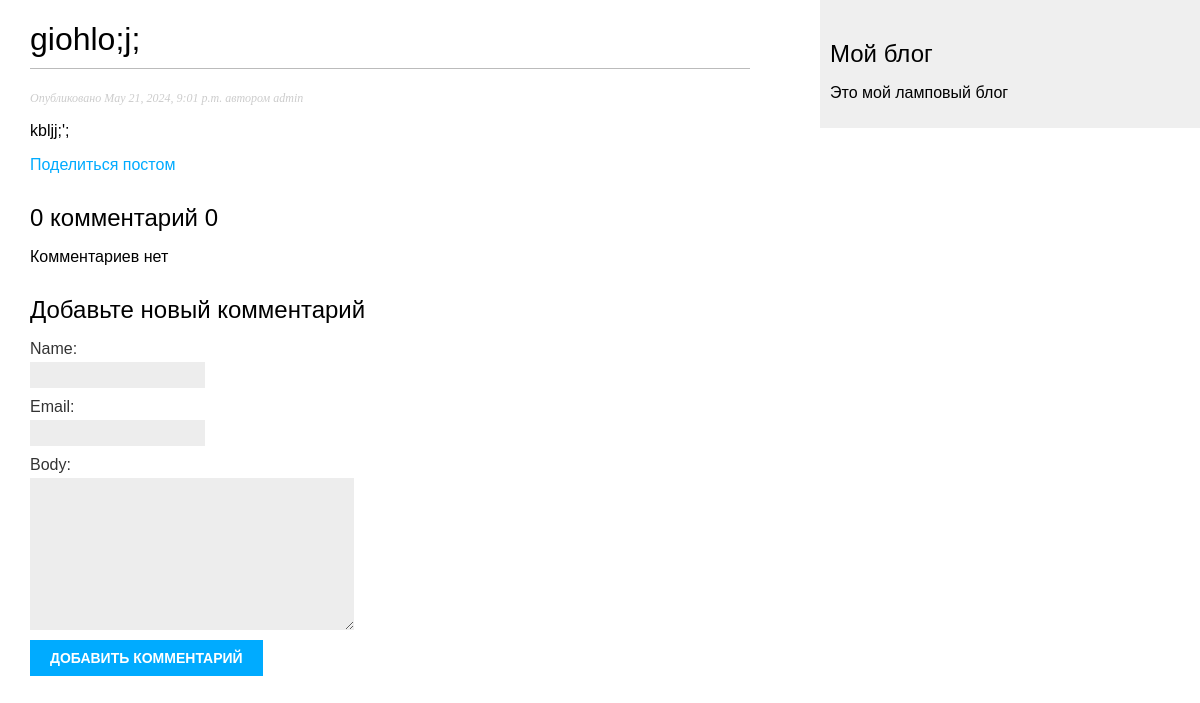
Page /blog/5/ on the earlier database version.
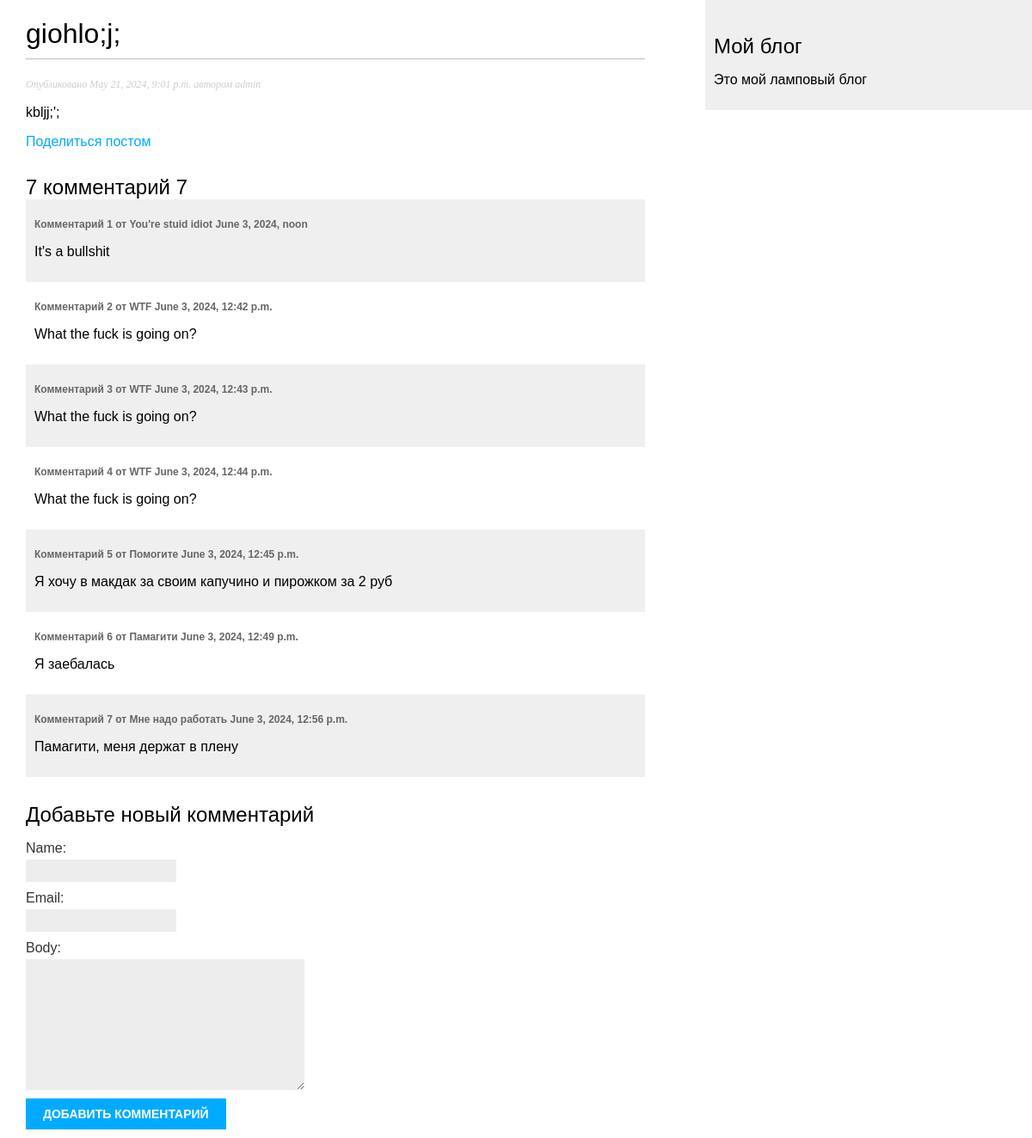
Same page on the later database version.
### blog/models.py (models this page shows, shortened)
class Post(models.Model):
    class Status(models.TextChoices):
        DRAFT = 'DF', 'Draft'
        PUBLISHED = 'PB', 'Published'
    title = models.CharField(max_length=200)
    slug = models.SlugField(max_length=200)
    author = models.ForeignKey(User,
                               on_delete=models.CASCADE,
                               related_name='blog_posts')
    body = models.TextField()
    publish = models.DateTimeField(default=timezone.now)
    created = models.DateTimeField(auto_now_add=True)
    updated = models.DateTimeField(auto_now=True)
    status = models.CharField(max_length=2, choices=Status.choices, default=Status.DRAFT)
    objects = models.Manager()
    published = PublishedManager()
    class Meta:
        ordering = ['-publish']
        indexes = [
            models.Index(fields=['-publish'])
        ]

class Comment(models.Model):
    post = models.ForeignKey(Post, on_delete=models.CASCADE, related_name='comments')
    name = models.CharField(max_length=80)
    email = models.EmailField()
    body = models.TextField()
    created =models.DateTimeField(auto_now_add=True)
    updated = models.DateTimeField(auto_now=True)
    active = models.BooleanField(default=False)
    class Meta:
        ordering = ['created']
        indexes = [models.Index(fields=['created']),]

### blog/views.py (the view)
# urls.py: path('<int:id>/',views.post_detail, name='post_detail'),
def post_detail(request, id):
    try:
        post = Post.published.get(id = id)
        comments = post.comments.filter(active=True)
        form=CommentForm()
    except Post.DoesNotExist:
        raise Http404("No Post found")
    return render (request,
                   'blog/post/detail.html',
                  {'post': post,
                   'comments':comments,
                   'form':form})

### blog/forms.py
class CommentForm(forms.ModelForm):
    class Meta:
        model = Comment
        fields = ['name','email','body']

### blog/models.py (called while the page is built)
    def get_queryset(self):
        return super().get_queryset().filter(status = Post.Status.PUBLISHED)

### blog/templates/blog/post/detail.html (shortened to what this page needs)
{% extends "blog/base.html" %}
{% block content %}
<h1>{{ post.title }} </h1>
<p class = "date">
    Опубликовано {{post.publish}} автором {{post.author}}
</p>
{{post.body|linebreaks}}
<p>
    <a href="{% url "blog:post_share" post.id %}"> Поделиться постом</a>
</p>
{% with comments.count as total_comments %}
<h2>{{total_comments}} комментарий {{total_comments}}</h2>
{% endwith%}
{% for comment in comments %}
<div class="comment">
    <p class = "info">
        Комментарий {{forloop.counter}} от {{comment.name}}
        {{comment.created}}
    </p>
    {{comment.body|linebreaks}}
</div>
{% empty %}
<p> Комментариев нет </p>
{%endfor %}
{% include "blog/post/includes/comment_form.html" %}
{% endblock %}

### blog/templates/blog/base.html (shortened to what this page needs)
{% load static %}
<!DOCTYPE html>
<html>
    <head>
        <link href="{% static "css/blog.css" %}" rel ="stylesheet">
    </head>
<body>
    <div id="content">
        {% block content %}
        {% endblock %}
    </div>
    <div id = "sidebar">
        <h2>Мой блог</h2>
        <p>Это мой ламповый блог</p>
    </div>
</body>
</html>

### blog/templates/blog/post/includes/comment_form.html (shortened to what this page needs)
<h2>Добавьте новый комментарий</h2>
<form action="{% url "blog:post_comment" post.id %}" method = "post">
    {{form.as_p}}
    <p><input type="submit" value="Добавить комментарий"></p>
</form>

### blog/static/css/blog.css (style rules this page uses)
body { margin:0; padding:0; font-family:helvetica, sans-serif; }
a { color:#00abff; text-decoration:none; }
h1 { font-weight:normal; border-bottom:1px solid #bbb; padding:0 0 10px 0; }
h2 { font-weight:normal; margin:30px 0 0; }
#content { float:left; width:60%; padding:0 0 0 30px; }
#sidebar { float:right; width:30%; padding:10px; background:#efefef; height:100%; }
p.date { color:#ccc; font-family: georgia, serif; font-size: 12px; font-style: italic; }
label { float:left; clear:both; color:#333; margin-bottom:4px; }
input, textarea { clear:both; float:left; margin:0 0 10px; background:#ededed; border:0; padding:6px 10px; font-size:12px; }
input[type=submit] { font-weight:bold; background:#00abff; color:#fff; padding:10px 20px; font-size:14px; text-transform:uppercase; }
.comment { padding:10px; }
.comment:nth-child(even) { background:#efefef; }
.comment .info { font-weight:bold; font-size:12px; color:#666; }

Differences in the rows shown:
added Comment: name "You're stuid idiot", created "June 3, 2024, noon", body "It's a bullshit"
added Comment: name "WTF", created "June 3, 2024, 12:42 p.m.", body "What the fuck is going on?"
added Comment: name "WTF", created "June 3, 2024, 12:43 p.m.", body "What the fuck is going on?"
added Comment: name "WTF", created "June 3, 2024, 12:44 p.m.", body "What the fuck is going on?"
added Comment: name "Помогите", created "June 3, 2024, 12:45 p.m.", body "Я хочу в макдак за своим капучино и пирожком за 2 руб"
added Comment: name "Памагити", created "June 3, 2024, 12:49 p.m.", body "Я заебалась"
added Comment: name "Мне надо работать", created "June 3, 2024, 12:56 p.m.", body "Памагити, меня держат в плену"
Other differences:
{{ total_comments }}: "0" → "7"
text no longer shown: "Комментариев нет"
